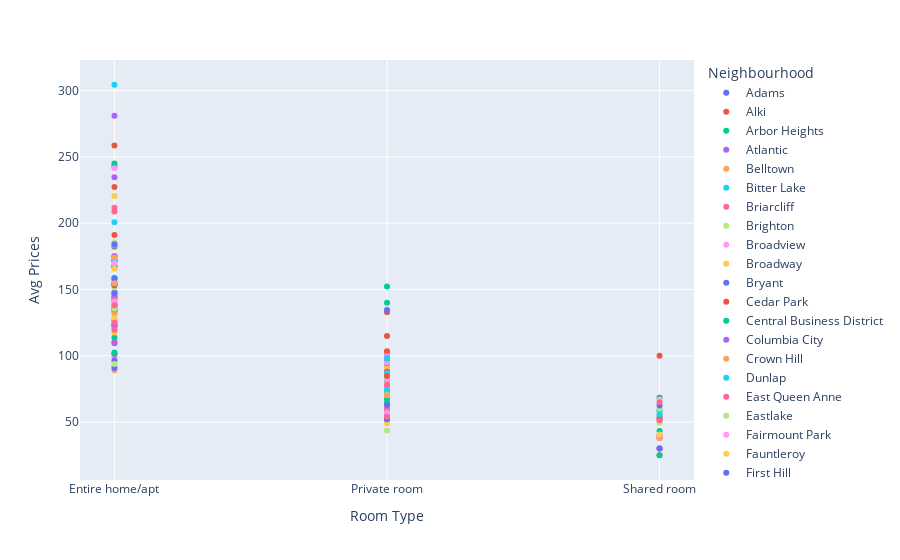

Notebook code for this chart:
### Markdown cell above
#### Question 2 : What about Neighbourhoods? Lets take a look at Neighborhood clusters and prices

### Code cell
# Q2 plot it - trying out plotly express instead of using an iterative for loop to add traces

px.scatter(df_neighbour, x = 'Room Type', y = 'Avg Prices', color='Neighbourhood')

### Figure 1 — Plotly figure (JSON) as saved in the notebook; plotly's stock layout.template omitted (floating-point values rounded to 4 significant figures)
{"data": [{"hovertemplate": "Neighbourhood=Adams<br>Room Type=%{x}<br>Avg Prices=%{y}<extra></extra>", "legendgroup": "Adams", "marker": {"color": "#636efa", "symbol": "circle"}, "mode": "markers", "name": "Adams", "orientation": "v", "showlegend": true, "type": "scatter", "x": ["Entire home/apt", "Private room"], "xaxis": "x", "y": [146.8, 63.14], "yaxis": "y"}, {"hovertemplate": "Neighbourhood=Alki<br>Room Type=%{x}<br>Avg Prices=%{y}<extra></extra>", "legendgroup": "Alki", "marker": {"color": "#EF553B", "symbol": "circle"}, "mode": "markers", "name": "Alki", "orientation": "v", "showlegend": true, "type": "scatter", "x": ["Entire home/apt", "Private room"], "xaxis": "x", "y": [182.2, 132.8], "yaxis": "y"}, {"hovertemplate": "Neighbourhood=Arbor Heights<br>Room Type=%{x}<br>Avg Prices=%{y}<extra></extra>", "legendgroup": "Arbor Heights", "marker": {"color": "#00cc96", "symbol": "circle"}, "mode": "markers", "name": "Arbor Heights", "orientation": "v", "showlegend": true, "type": "scatter", "x": ["Entire home/apt", "Private room"], "xaxis": "x", "y": [175, 54.5], "yaxis": "y"}, {"hovertemplate": "Neighbourhood=Atlantic<br>Room Type=%{x}<br>Avg Prices=%{y}<extra></extra>", "legendgroup": "Atlantic", "marker": {"color": "#ab63fa", "symbol": "circle"}, "mode": "markers", "name": "Atlantic", "orientation": "v", "showlegend": true, "type": "scatter", "x": ["Entire home/apt", "Private room"], "xaxis": "x", "y": [133.4, 68.61], "yaxis": "y"}, {"hovertemplate": "Neighbourhood=Belltown<br>Room Type=%{x}<br>Avg Prices=%{y}<extra></extra>", "legendgroup": "Belltown", "marker": {"color": "#FFA15A", "symbol": "circle"}, "mode": "markers", "name": "Belltown", "orientation": "v", "showlegend": true, "type": "scatter", "x": ["Entire home/apt", "Private room", "Shared room"], "xaxis": "x", "y": [168.9, 92, 55], "yaxis": "y"}, {"hovertemplate": "Neighbourhood=Bitter Lake<br>Room Type=%{x}<br>Avg Prices=%{y}<extra></extra>", "legendgroup": "Bitter Lake", "marker": {"color": "#19d3f3", "symbol": "circle"}, "mode": "markers", "name": "Bitter Lake", "orientation": "v", "showlegend": true, "type": "scatter", "x": ["Entire home/apt", "Private room"], "xaxis": "x", "y": [101.6, 71.38], "yaxis": "y"}, {"hovertemplate": "Neighbourhood=Briarcliff<br>Room Type=%{x}<br>Avg Prices=%{y}<extra></extra>", "legendgroup": "Briarcliff", "marker": {"color": "#FF6692", "symbol": "circle"}, "mode": "markers", "name": "Briarcliff", "orientation": "v", "showlegend": true, "type": "scatter", "x": ["Entire home/apt", "Private room"], "xaxis": "x", "y": [211.7, 88.75], "yaxis": "y"}, {"hovertemplate": "Neighbourhood=Brighton<br>Room Type=%{x}<br>Avg Prices=%{y}<extra></extra>", "legendgroup": "Brighton", "marker": {"color": "#B6E880", "symbol": "circle"}, "mode": "markers", "name": "Brighton", "orientation": "v", "showlegend": true, "type": "scatter", "x": ["Entire home/apt", "Private room", "Shared room"], "xaxis": "x", "y": [132.6, 43.6, 40], "yaxis": "y"}, {"hovertemplate": "Neighbourhood=Broadview<br>Room Type=%{x}<br>Avg Prices=%{y}<extra></extra>", "legendgroup": "Broadview", "marker": {"color": "#FF97FF", "symbol": "circle"}, "mode": "markers", "name": "Broadview", "orientation": "v", "showlegend": true, "type": "scatter", "x": ["Entire home/apt", "Private room"], "xaxis": "x", "y": [118.7, 67.75], "yaxis": "y"}, {"hovertemplate": "Neighbourhood=Broadway<br>Room Type=%{x}<br>Avg Prices=%{y}<extra></extra>", "legendgroup": "Broadway", "marker": {"color": "#FECB52", "symbol": "circle"}, "mode": "markers", "name": "Broadway", "orientation": "v", "showlegend": true, "type": "scatter", "x": ["Entire home/apt", "Private room", "Shared room"], "xaxis": "x", "y": [141.7, 88.49, 49.43], "yaxis": "y"}, {"hovertemplate": "Neighbourhood=Bryant<br>Room Type=%{x}<br>Avg Prices=%{y}<extra></extra>", "legendgroup": "Bryant", "marker": {"color": "#636efa", "symbol": "circle"}, "mode": "markers", "name": "Bryant", "orientation": "v", "showlegend": true, "type": "scatter", "x": ["Entire home/apt", "Private room"], "xaxis": "x", "y": [145, 57.7], "yaxis": "y"}, {"hovertemplate": "Neighbourhood=Cedar Park<br>Room Type=%{x}<br>Avg Prices=%{y}<extra></extra>", "legendgroup": "Cedar Park", "marker": {"color": "#EF553B", "symbol": "circle"}, "mode": "markers", "name": "Cedar Park", "orientation": "v", "showlegend": true, "type": "scatter", "x": ["Entire home/apt", "Private room"], "xaxis": "x", "y": [138, 75.67], "yaxis": "y"}, {"hovertemplate": "Neighbourhood=Central Business District<br>Room Type=%{x}<br>Avg Prices=%{y}<extra></extra>", "legendgroup": "Central Business District", "marker": {"color": "#00cc96", "symbol": "circle"}, "mode": "markers", "name": "Central Business District", "orientation": "v", "showlegend": true, "type": "scatter", "x": ["Entire home/apt", "Private room", "Shared room"], "xaxis": "x", "y": [167.2, 152.2, 52.5], "yaxis": "y"}, {"hovertemplate": "Neighbourhood=Columbia City<br>Room Type=%{x}<br>Avg Prices=%{y}<extra></extra>", "legendgroup": "Columbia City", "marker": {"color": "#ab63fa", "symbol": "circle"}, "mode": "markers", "name": "Columbia City", "orientation": "v", "showlegend": true, "type": "scatter", "x": ["Entire home/apt", "Private room"], "xaxis": "x", "y": [122.6, 61.12], "yaxis": "y"}, {"hovertemplate": "Neighbourhood=Crown Hill<br>Room Type=%{x}<br>Avg Prices=%{y}<extra></extra>", "legendgroup": "Crown Hill", "marker": {"color": "#FFA15A", "symbol": "circle"}, "mode": "markers", "name": "Crown Hill", "orientation": "v", "showlegend": true, "type": "scatter", "x": ["Entire home/apt", "Private room"], "xaxis": "x", "y": [127, 58.17], "yaxis": "y"}, {"hovertemplate": "Neighbourhood=Dunlap<br>Room Type=%{x}<br>Avg Prices=%{y}<extra></extra>", "legendgroup": "Dunlap", "marker": {"color": "#19d3f3", "symbol": "circle"}, "mode": "markers", "name": "Dunlap", "orientation": "v", "showlegend": true, "type": "scatter", "x": ["Entire home/apt", "Private room", "Shared room"], "xaxis": "x", "y": [139.1, 61.7, 58.33], "yaxis": "y"}, {"hovertemplate": "Neighbourhood=East Queen Anne<br>Room Type=%{x}<br>Avg Prices=%{y}<extra></extra>", "legendgroup": "East Queen Anne", "marker": {"color": "#FF6692", "symbol": "circle"}, "mode": "markers", "name": "East Queen Anne", "orientation": "v", "showlegend": true, "type": "scatter", "x": ["Entire home/apt", "Private room", "Shared room"], "xaxis": "x", "y": [172.0, 102.9, 39], "yaxis": "y"}, {"hovertemplate": "Neighbourhood=Eastlake<br>Room Type=%{x}<br>Avg Prices=%{y}<extra></extra>", "legendgroup": "Eastlake", "marker": {"color": "#B6E880", "symbol": "circle"}, "mode": "markers", "name": "Eastlake", "orientation": "v", "showlegend": true, "type": "scatter", "x": ["Entire home/apt", "Private room", "Shared room"], "xaxis": "x", "y": [140.4, 80.25, 50], "yaxis": "y"}, {"hovertemplate": "Neighbourhood=Fairmount Park<br>Room Type=%{x}<br>Avg Prices=%{y}<extra></extra>", "legendgroup": "Fairmount Park", "marker": {"color": "#FF97FF", "symbol": "circle"}, "mode": "markers", "name": "Fairmount Park", "orientation": "v", "showlegend": true, "type": "scatter", "x": ["Entire home/apt", "Private room"], "xaxis": "x", "y": [147.1, 71.71], "yaxis": "y"}, {"hovertemplate": "Neighbourhood=Fauntleroy<br>Room Type=%{x}<br>Avg Prices=%{y}<extra></extra>", "legendgroup": "Fauntleroy", "marker": {"color": "#FECB52", "symbol": "circle"}, "mode": "markers", "name": "Fauntleroy", "orientation": "v", "showlegend": true, "type": "scatter", "x": ["Entire home/apt", "Private room"], "xaxis": "x", "y": [220.5, 79.5], "yaxis": "y"}, {"hovertemplate": "Neighbourhood=First Hill<br>Room Type=%{x}<br>Avg Prices=%{y}<extra></extra>", "legendgroup": "First Hill", "marker": {"color": "#636efa", "symbol": "circle"}, "mode": "markers", "name": "First Hill", "orientation": "v", "showlegend": true, "type": "scatter", "x": ["Entire home/apt", "Private room", "Shared room"], "xaxis": "x", "y": [143.7, 97.17, 68.33], "yaxis": "y"}, {"hovertemplate": "Neighbourhood=Fremont<br>Room Type=%{x}<br>Avg Prices=%{y}<extra></extra>", "legendgroup": "Fremont", "marker": {"color": "#EF553B", "symbol": "circle"}, "mode": "markers", "name": "Fremont", "orientation": "v", "showlegend": true, "type": "scatter", "x": ["Entire home/apt", "Private room", "Shared room"], "xaxis": "x", "y": [155.0, 74.36, 53.33], "yaxis": "y"}, {"hovertemplate": "Neighbourhood=Gatewood<br>Room Type=%{x}<br>Avg Prices=%{y}<extra></extra>", "legendgroup": "Gatewood", "marker": {"color": "#00cc96", "symbol": "circle"}, "mode": "markers", "name": "Gatewood", "orientation": "v", "showlegend": true, "type": "scatter", "x": ["Entire home/apt", "Private room"], "xaxis": "x", "y": [167.5, 81.18], "yaxis": "y"}, {"hovertemplate": "Neighbourhood=Genesee<br>Room Type=%{x}<br>Avg Prices=%{y}<extra></extra>", "legendgroup": "Genesee", "marker": {"color": "#ab63fa", "symbol": "circle"}, "mode": "markers", "name": "Genesee", "orientation": "v", "showlegend": true, "type": "scatter", "x": ["Entire home/apt", "Private room", "Shared room"], "xaxis": "x", "y": [175.1, 64.4, 30], "yaxis": "y"}, {"hovertemplate": "Neighbourhood=Georgetown<br>Room Type=%{x}<br>Avg Prices=%{y}<extra></extra>", "legendgroup": "Georgetown", "marker": {"color": "#FFA15A", "symbol": "circle"}, "mode": "markers", "name": "Georgetown", "orientation": "v", "showlegend": true, "type": "scatter", "x": ["Entire home/apt", "Private room"], "xaxis": "x", "y": [99, 72.86], "yaxis": "y"}, {"hovertemplate": "Neighbourhood=Green Lake<br>Room Type=%{x}<br>Avg Prices=%{y}<extra></extra>", "legendgroup": "Green Lake", "marker": {"color": "#19d3f3", "symbol": "circle"}, "mode": "markers", "name": "Green Lake", "orientation": "v", "showlegend": true, "type": "scatter", "x": ["Entire home/apt", "Private room"], "xaxis": "x", "y": [183, 75.06], "yaxis": "y"}, {"hovertemplate": "Neighbourhood=Greenwood<br>Room Type=%{x}<br>Avg Prices=%{y}<extra></extra>", "legendgroup": "Greenwood", "marker": {"color": "#FF6692", "symbol": "circle"}, "mode": "markers", "name": "Greenwood", "orientation": "v", "showlegend": true, "type": "scatter", "x": ["Entire home/apt", "Private room", "Shared room"], "xaxis": "x", "y": [126.2, 69.22, 25], "yaxis": "y"}, {"hovertemplate": "Neighbourhood=Haller Lake<br>Room Type=%{x}<br>Avg Prices=%{y}<extra></extra>", "legendgroup": "Haller Lake", "marker": {"color": "#B6E880", "symbol": "circle"}, "mode": "markers", "name": "Haller Lake", "orientation": "v", "showlegend": true, "type": "scatter", "x": ["Entire home/apt", "Private room"], "xaxis": "x", "y": [130.1, 63.33], "yaxis": "y"}, {"hovertemplate": "Neighbourhood=Harrison/Denny-Blaine<br>Room Type=%{x}<br>Avg Prices=%{y}<extra></extra>", "legendgroup": "Harrison/Denny-Blaine", "marker": {"color": "#FF97FF", "symbol": "circle"}, "mode": "markers", "name": "Harrison/Denny-Blaine", "orientation": "v", "showlegend": true, "type": "scatter", "x": ["Entire home/apt", "Private room"], "xaxis": "x", "y": [121.9, 102.4], "yaxis": "y"}, {"hovertemplate": "Neighbourhood=High Point<br>Room Type=%{x}<br>Avg Prices=%{y}<extra></extra>", "legendgroup": "High Point", "marker": {"color": "#FECB52", "symbol": "circle"}, "mode": "markers", "name": "High Point", "orientation": "v", "showlegend": true, "type": "scatter", "x": ["Entire home/apt", "Private room"], "xaxis": "x", "y": [124.8, 93], "yaxis": "y"}, {"hovertemplate": "Neighbourhood=Highland Park<br>Room Type=%{x}<br>Avg Prices=%{y}<extra></extra>", "legendgroup": "Highland Park", "marker": {"color": "#636efa", "symbol": "circle"}, "mode": "markers", "name": "Highland Park", "orientation": "v", "showlegend": true, "type": "scatter", "x": ["Entire home/apt", "Private room"], "xaxis": "x", "y": [96.4, 77.83], "yaxis": "y"}, {"hovertemplate": "Neighbourhood=Holly Park<br>Room Type=%{x}<br>Avg Prices=%{y}<extra></extra>", "legendgroup": "Holly Park", "marker": {"color": "#EF553B", "symbol": "circle"}, "mode": "markers", "name": "Holly Park", "orientation": "v", "showlegend": true, "type": "scatter", "x": ["Entire home/apt", "Private room"], "xaxis": "x", "y": [242.7, 51.67], "yaxis": "y"}, {"hovertemplate": "Neighbourhood=Industrial District<br>Room Type=%{x}<br>Avg Prices=%{y}<extra></extra>", "legendgroup": "Industrial District", "marker": {"color": "#00cc96", "symbol": "circle"}, "mode": "markers", "name": "Industrial District", "orientation": "v", "showlegend": true, "type": "scatter", "x": ["Entire home/apt", "Private room", "Shared room"], "xaxis": "x", "y": [245, 140, 25], "yaxis": "y"}, {"hovertemplate": "Neighbourhood=Interbay<br>Room Type=%{x}<br>Avg Prices=%{y}<extra></extra>", "legendgroup": "Interbay", "marker": {"color": "#ab63fa", "symbol": "circle"}, "mode": "markers", "name": "Interbay", "orientation": "v", "showlegend": true, "type": "scatter", "x": ["Entire home/apt", "Private room"], "xaxis": "x", "y": [153.8, 73], "yaxis": "y"}, {"hovertemplate": "Neighbourhood=International District<br>Room Type=%{x}<br>Avg Prices=%{y}<extra></extra>", "legendgroup": "International District", "marker": {"color": "#FFA15A", "symbol": "circle"}, "mode": "markers", "name": "International District", "orientation": "v", "showlegend": true, "type": "scatter", "x": ["Entire home/apt", "Private room", "Shared room"], "xaxis": "x", "y": [132.3, 85.33, 40], "yaxis": "y"}, {"hovertemplate": "Neighbourhood=Laurelhurst<br>Room Type=%{x}<br>Avg Prices=%{y}<extra></extra>", "legendgroup": "Laurelhurst", "marker": {"color": "#19d3f3", "symbol": "circle"}, "mode": "markers", "name": "Laurelhurst", "orientation": "v", "showlegend": true, "type": "scatter", "x": ["Entire home/apt", "Private room"], "xaxis": "x", "y": [135, 68.5], "yaxis": "y"}, {"hovertemplate": "Neighbourhood=Lawton Park<br>Room Type=%{x}<br>Avg Prices=%{y}<extra></extra>", "legendgroup": "Lawton Park", "marker": {"color": "#FF6692", "symbol": "circle"}, "mode": "markers", "name": "Lawton Park", "orientation": "v", "showlegend": true, "type": "scatter", "x": ["Entire home/apt", "Private room", "Shared room"], "xaxis": "x", "y": [208.8, 58.09, 30], "yaxis": "y"}, {"hovertemplate": "Neighbourhood=Leschi<br>Room Type=%{x}<br>Avg Prices=%{y}<extra></extra>", "legendgroup": "Leschi", "marker": {"color": "#B6E880", "symbol": "circle"}, "mode": "markers", "name": "Leschi", "orientation": "v", "showlegend": true, "type": "scatter", "x": ["Entire home/apt", "Private room"], "xaxis": "x", "y": [185.5, 67.61], "yaxis": "y"}, {"hovertemplate": "Neighbourhood=Lower Queen Anne<br>Room Type=%{x}<br>Avg Prices=%{y}<extra></extra>", "legendgroup": "Lower Queen Anne", "marker": {"color": "#FF97FF", "symbol": "circle"}, "mode": "markers", "name": "Lower Queen Anne", "orientation": "v", "showlegend": true, "type": "scatter", "x": ["Entire home/apt", "Private room", "Shared room"], "xaxis": "x", "y": [148.3, 99.06, 38], "yaxis": "y"}, {"hovertemplate": "Neighbourhood=Loyal Heights<br>Room Type=%{x}<br>Avg Prices=%{y}<extra></extra>", "legendgroup": "Loyal Heights", "marker": {"color": "#FECB52", "symbol": "circle"}, "mode": "markers", "name": "Loyal Heights", "orientation": "v", "showlegend": true, "type": "scatter", "x": ["Entire home/apt", "Private room"], "xaxis": "x", "y": [139.9, 64.33], "yaxis": "y"}, {"hovertemplate": "Neighbourhood=Madison Park<br>Room Type=%{x}<br>Avg Prices=%{y}<extra></extra>", "legendgroup": "Madison Park", "marker": {"color": "#636efa", "symbol": "circle"}, "mode": "markers", "name": "Madison Park", "orientation": "v", "showlegend": true, "type": "scatter", "x": ["Entire home/apt", "Private room", "Shared room"], "xaxis": "x", "y": [147.5, 100, 30], "yaxis": "y"}, {"hovertemplate": "Neighbourhood=Madrona<br>Room Type=%{x}<br>Avg Prices=%{y}<extra></extra>", "legendgroup": "Madrona", "marker": {"color": "#EF553B", "symbol": "circle"}, "mode": "markers", "name": "Madrona", "orientation": "v", "showlegend": true, "type": "scatter", "x": ["Entire home/apt", "Private room"], "xaxis": "x", "y": [191.2, 88], "yaxis": "y"}, {"hovertemplate": "Neighbourhood=Mann<br>Room Type=%{x}<br>Avg Prices=%{y}<extra></extra>", "legendgroup": "Mann", "marker": {"color": "#00cc96", "symbol": "circle"}, "mode": "markers", "name": "Mann", "orientation": "v", "showlegend": true, "type": "scatter", "x": ["Entire home/apt", "Private room", "Shared room"], "xaxis": "x", "y": [158.9, 84.78, 59], "yaxis": "y"}, {"hovertemplate": "Neighbourhood=Maple Leaf<br>Room Type=%{x}<br>Avg Prices=%{y}<extra></extra>", "legendgroup": "Maple Leaf", "marker": {"color": "#ab63fa", "symbol": "circle"}, "mode": "markers", "name": "Maple Leaf", "orientation": "v", "showlegend": true, "type": "scatter", "x": ["Entire home/apt", "Private room", "Shared room"], "xaxis": "x", "y": [101.3, 64.24, 38], "yaxis": "y"}, {"hovertemplate": "Neighbourhood=Matthews Beach<br>Room Type=%{x}<br>Avg Prices=%{y}<extra></extra>", "legendgroup": "Matthews Beach", "marker": {"color": "#FFA15A", "symbol": "circle"}, "mode": "markers", "name": "Matthews Beach", "orientation": "v", "showlegend": true, "type": "scatter", "x": ["Entire home/apt", "Private room"], "xaxis": "x", "y": [137.4, 65.5], "yaxis": "y"}, {"hovertemplate": "Neighbourhood=Meadowbrook<br>Room Type=%{x}<br>Avg Prices=%{y}<extra></extra>", "legendgroup": "Meadowbrook", "marker": {"color": "#19d3f3", "symbol": "circle"}, "mode": "markers", "name": "Meadowbrook", "orientation": "v", "showlegend": true, "type": "scatter", "x": ["Entire home/apt", "Private room"], "xaxis": "x", "y": [135.2, 53], "yaxis": "y"}, {"hovertemplate": "Neighbourhood=Mid-Beacon Hill<br>Room Type=%{x}<br>Avg Prices=%{y}<extra></extra>", "legendgroup": "Mid-Beacon Hill", "marker": {"color": "#FF6692", "symbol": "circle"}, "mode": "markers", "name": "Mid-Beacon Hill", "orientation": "v", "showlegend": true, "type": "scatter", "x": ["Entire home/apt", "Private room"], "xaxis": "x", "y": [110.6, 53.06], "yaxis": "y"}, {"hovertemplate": "Neighbourhood=Minor<br>Room Type=%{x}<br>Avg Prices=%{y}<extra></extra>", "legendgroup": "Minor", "marker": {"color": "#B6E880", "symbol": "circle"}, "mode": "markers", "name": "Minor", "orientation": "v", "showlegend": true, "type": "scatter", "x": ["Entire home/apt", "Private room", "Shared room"], "xaxis": "x", "y": [155.9, 78.88, 59.67], "yaxis": "y"}, {"hovertemplate": "Neighbourhood=Montlake<br>Room Type=%{x}<br>Avg Prices=%{y}<extra></extra>", "legendgroup": "Montlake", "marker": {"color": "#FF97FF", "symbol": "circle"}, "mode": "markers", "name": "Montlake", "orientation": "v", "showlegend": true, "type": "scatter", "x": ["Entire home/apt", "Private room"], "xaxis": "x", "y": [241.5, 82.14], "yaxis": "y"}, {"hovertemplate": "Neighbourhood=Mount Baker<br>Room Type=%{x}<br>Avg Prices=%{y}<extra></extra>", "legendgroup": "Mount Baker", "marker": {"color": "#FECB52", "symbol": "circle"}, "mode": "markers", "name": "Mount Baker", "orientation": "v", "showlegend": true, "type": "scatter", "x": ["Entire home/apt", "Private room"], "xaxis": "x", "y": [128.1, 66.04], "yaxis": "y"}, {"hovertemplate": "Neighbourhood=North Admiral<br>Room Type=%{x}<br>Avg Prices=%{y}<extra></extra>", "legendgroup": "North Admiral", "marker": {"color": "#636efa", "symbol": "circle"}, "mode": "markers", "name": "North Admiral", "orientation": "v", "showlegend": true, "type": "scatter", "x": ["Entire home/apt", "Private room"], "xaxis": "x", "y": [171.6, 94.44], "yaxis": "y"}, {"hovertemplate": "Neighbourhood=North Beach/Blue Ridge<br>Room Type=%{x}<br>Avg Prices=%{y}<extra></extra>", "legendgroup": "North Beach/Blue Ridge", "marker": {"color": "#EF553B", "symbol": "circle"}, "mode": "markers", "name": "North Beach/Blue Ridge", "orientation": "v", "showlegend": true, "type": "scatter", "x": ["Entire home/apt", "Private room"], "xaxis": "x", "y": [135.1, 103.3], "yaxis": "y"}, {"hovertemplate": "Neighbourhood=North Beacon Hill<br>Room Type=%{x}<br>Avg Prices=%{y}<extra></extra>", "legendgroup": "North Beacon Hill", "marker": {"color": "#00cc96", "symbol": "circle"}, "mode": "markers", "name": "North Beacon Hill", "orientation": "v", "showlegend": true, "type": "scatter", "x": ["Entire home/apt", "Private room", "Shared room"], "xaxis": "x", "y": [123.2, 74.24, 43.33], "yaxis": "y"}, {"hovertemplate": "Neighbourhood=North College Park<br>Room Type=%{x}<br>Avg Prices=%{y}<extra></extra>", "legendgroup": "North College Park", "marker": {"color": "#ab63fa", "symbol": "circle"}, "mode": "markers", "name": "North College Park", "orientation": "v", "showlegend": true, "type": "scatter", "x": ["Entire home/apt", "Private room"], "xaxis": "x", "y": [109.5, 74.27], "yaxis": "y"}, {"hovertemplate": "Neighbourhood=North Delridge<br>Room Type=%{x}<br>Avg Prices=%{y}<extra></extra>", "legendgroup": "North Delridge", "marker": {"color": "#FFA15A", "symbol": "circle"}, "mode": "markers", "name": "North Delridge", "orientation": "v", "showlegend": true, "type": "scatter", "x": ["Entire home/apt", "Private room"], "xaxis": "x", "y": [89, 60.14], "yaxis": "y"}, {"hovertemplate": "Neighbourhood=North Queen Anne<br>Room Type=%{x}<br>Avg Prices=%{y}<extra></extra>", "legendgroup": "North Queen Anne", "marker": {"color": "#19d3f3", "symbol": "circle"}, "mode": "markers", "name": "North Queen Anne", "orientation": "v", "showlegend": true, "type": "scatter", "x": ["Entire home/apt", "Private room"], "xaxis": "x", "y": [172.4, 86.79], "yaxis": "y"}, {"hovertemplate": "Neighbourhood=Olympic Hills<br>Room Type=%{x}<br>Avg Prices=%{y}<extra></extra>", "legendgroup": "Olympic Hills", "marker": {"color": "#FF6692", "symbol": "circle"}, "mode": "markers", "name": "Olympic Hills", "orientation": "v", "showlegend": true, "type": "scatter", "x": ["Entire home/apt", "Private room"], "xaxis": "x", "y": [142.7, 55.31], "yaxis": "y"}, {"hovertemplate": "Neighbourhood=Phinney Ridge<br>Room Type=%{x}<br>Avg Prices=%{y}<extra></extra>", "legendgroup": "Phinney Ridge", "marker": {"color": "#B6E880", "symbol": "circle"}, "mode": "markers", "name": "Phinney Ridge", "orientation": "v", "showlegend": true, "type": "scatter", "x": ["Entire home/apt", "Private room", "Shared room"], "xaxis": "x", "y": [151.6, 75.3, 67], "yaxis": "y"}, {"hovertemplate": "Neighbourhood=Pike-Market<br>Room Type=%{x}<br>Avg Prices=%{y}<extra></extra>", "legendgroup": "Pike-Market", "marker": {"color": "#FF97FF", "symbol": "circle"}, "mode": "markers", "name": "Pike-Market", "orientation": "v", "showlegend": true, "type": "scatter", "x": ["Entire home/apt", "Private room", "Shared room"], "xaxis": "x", "y": [169.8, 95, 39.5], "yaxis": "y"}, {"hovertemplate": "Neighbourhood=Pinehurst<br>Room Type=%{x}<br>Avg Prices=%{y}<extra></extra>", "legendgroup": "Pinehurst", "marker": {"color": "#FECB52", "symbol": "circle"}, "mode": "markers", "name": "Pinehurst", "orientation": "v", "showlegend": true, "type": "scatter", "x": ["Entire home/apt", "Private room"], "xaxis": "x", "y": [138, 55], "yaxis": "y"}, {"hovertemplate": "Neighbourhood=Pioneer Square<br>Room Type=%{x}<br>Avg Prices=%{y}<extra></extra>", "legendgroup": "Pioneer Square", "marker": {"color": "#636efa", "symbol": "circle"}, "mode": "markers", "name": "Pioneer Square", "orientation": "v", "showlegend": true, "type": "scatter", "x": ["Entire home/apt", "Private room", "Shared room"], "xaxis": "x", "y": [184.2, 134.5, 62.5], "yaxis": "y"}, {"hovertemplate": "Neighbourhood=Portage Bay<br>Room Type=%{x}<br>Avg Prices=%{y}<extra></extra>", "legendgroup": "Portage Bay", "marker": {"color": "#EF553B", "symbol": "circle"}, "mode": "markers", "name": "Portage Bay", "orientation": "v", "showlegend": true, "type": "scatter", "x": ["Entire home/apt", "Private room"], "xaxis": "x", "y": [258.6, 115], "yaxis": "y"}, {"hovertemplate": "Neighbourhood=Rainier Beach<br>Room Type=%{x}<br>Avg Prices=%{y}<extra></extra>", "legendgroup": "Rainier Beach", "marker": {"color": "#00cc96", "symbol": "circle"}, "mode": "markers", "name": "Rainier Beach", "orientation": "v", "showlegend": true, "type": "scatter", "x": ["Entire home/apt", "Private room"], "xaxis": "x", "y": [113.8, 55.64], "yaxis": "y"}, {"hovertemplate": "Neighbourhood=Ravenna<br>Room Type=%{x}<br>Avg Prices=%{y}<extra></extra>", "legendgroup": "Ravenna", "marker": {"color": "#ab63fa", "symbol": "circle"}, "mode": "markers", "name": "Ravenna", "orientation": "v", "showlegend": true, "type": "scatter", "x": ["Entire home/apt", "Private room"], "xaxis": "x", "y": [122.4, 55.97], "yaxis": "y"}, {"hovertemplate": "Neighbourhood=Riverview<br>Room Type=%{x}<br>Avg Prices=%{y}<extra></extra>", "legendgroup": "Riverview", "marker": {"color": "#FFA15A", "symbol": "circle"}, "mode": "markers", "name": "Riverview", "orientation": "v", "showlegend": true, "type": "scatter", "x": ["Entire home/apt", "Private room"], "xaxis": "x", "y": [91.8, 61.67], "yaxis": "y"}, {"hovertemplate": "Neighbourhood=Roosevelt<br>Room Type=%{x}<br>Avg Prices=%{y}<extra></extra>", "legendgroup": "Roosevelt", "marker": {"color": "#19d3f3", "symbol": "circle"}, "mode": "markers", "name": "Roosevelt", "orientation": "v", "showlegend": true, "type": "scatter", "x": ["Entire home/apt", "Private room", "Shared room"], "xaxis": "x", "y": [158.3, 74.43, 56], "yaxis": "y"}, {"hovertemplate": "Neighbourhood=Roxhill<br>Room Type=%{x}<br>Avg Prices=%{y}<extra></extra>", "legendgroup": "Roxhill", "marker": {"color": "#FF6692", "symbol": "circle"}, "mode": "markers", "name": "Roxhill", "orientation": "v", "showlegend": true, "type": "scatter", "x": ["Entire home/apt", "Private room"], "xaxis": "x", "y": [125, 60], "yaxis": "y"}, {"hovertemplate": "Neighbourhood=Seaview<br>Room Type=%{x}<br>Avg Prices=%{y}<extra></extra>", "legendgroup": "Seaview", "marker": {"color": "#B6E880", "symbol": "circle"}, "mode": "markers", "name": "Seaview", "orientation": "v", "showlegend": true, "type": "scatter", "x": ["Entire home/apt", "Private room"], "xaxis": "x", "y": [135.6, 66], "yaxis": "y"}, {"hovertemplate": "Neighbourhood=Seward Park<br>Room Type=%{x}<br>Avg Prices=%{y}<extra></extra>", "legendgroup": "Seward Park", "marker": {"color": "#FF97FF", "symbol": "circle"}, "mode": "markers", "name": "Seward Park", "orientation": "v", "showlegend": true, "type": "scatter", "x": ["Entire home/apt", "Private room"], "xaxis": "x", "y": [141.0, 56.88], "yaxis": "y"}, {"hovertemplate": "Neighbourhood=South Beacon Hill<br>Room Type=%{x}<br>Avg Prices=%{y}<extra></extra>", "legendgroup": "South Beacon Hill", "marker": {"color": "#FECB52", "symbol": "circle"}, "mode": "markers", "name": "South Beacon Hill", "orientation": "v", "showlegend": true, "type": "scatter", "x": ["Entire home/apt", "Private room"], "xaxis": "x", "y": [117.5, 49], "yaxis": "y"}, {"hovertemplate": "Neighbourhood=South Delridge<br>Room Type=%{x}<br>Avg Prices=%{y}<extra></extra>", "legendgroup": "South Delridge", "marker": {"color": "#636efa", "symbol": "circle"}, "mode": "markers", "name": "South Delridge", "orientation": "v", "showlegend": true, "type": "scatter", "x": ["Entire home/apt", "Private room"], "xaxis": "x", "y": [90.71, 52.2], "yaxis": "y"}, {"hovertemplate": "Neighbourhood=South Lake Union<br>Room Type=%{x}<br>Avg Prices=%{y}<extra></extra>", "legendgroup": "South Lake Union", "marker": {"color": "#EF553B", "symbol": "circle"}, "mode": "markers", "name": "South Lake Union", "orientation": "v", "showlegend": true, "type": "scatter", "x": ["Entire home/apt", "Private room", "Shared room"], "xaxis": "x", "y": [153.3, 99.86, 100], "yaxis": "y"}, {"hovertemplate": "Neighbourhood=South Park<br>Room Type=%{x}<br>Avg Prices=%{y}<extra></extra>", "legendgroup": "South Park", "marker": {"color": "#00cc96", "symbol": "circle"}, "mode": "markers", "name": "South Park", "orientation": "v", "showlegend": true, "type": "scatter", "x": ["Entire home/apt", "Private room"], "xaxis": "x", "y": [102.5, 65], "yaxis": "y"}, {"hovertemplate": "Neighbourhood=Southeast Magnolia<br>Room Type=%{x}<br>Avg Prices=%{y}<extra></extra>", "legendgroup": "Southeast Magnolia", "marker": {"color": "#ab63fa", "symbol": "circle"}, "mode": "markers", "name": "Southeast Magnolia", "orientation": "v", "showlegend": true, "type": "scatter", "x": ["Entire home/apt", "Private room"], "xaxis": "x", "y": [281, 71.5], "yaxis": "y"}, {"hovertemplate": "Neighbourhood=Stevens<br>Room Type=%{x}<br>Avg Prices=%{y}<extra></extra>", "legendgroup": "Stevens", "marker": {"color": "#FFA15A", "symbol": "circle"}, "mode": "markers", "name": "Stevens", "orientation": "v", "showlegend": true, "type": "scatter", "x": ["Entire home/apt", "Private room", "Shared room"], "xaxis": "x", "y": [174.0, 99.5, 38.06], "yaxis": "y"}, {"hovertemplate": "Neighbourhood=Sunset Hill<br>Room Type=%{x}<br>Avg Prices=%{y}<extra></extra>", "legendgroup": "Sunset Hill", "marker": {"color": "#19d3f3", "symbol": "circle"}, "mode": "markers", "name": "Sunset Hill", "orientation": "v", "showlegend": true, "type": "scatter", "x": ["Entire home/apt", "Private room"], "xaxis": "x", "y": [304.4, 73.4], "yaxis": "y"}, {"hovertemplate": "Neighbourhood=University District<br>Room Type=%{x}<br>Avg Prices=%{y}<extra></extra>", "legendgroup": "University District", "marker": {"color": "#FF6692", "symbol": "circle"}, "mode": "markers", "name": "University District", "orientation": "v", "showlegend": true, "type": "scatter", "x": ["Entire home/apt", "Private room", "Shared room"], "xaxis": "x", "y": [119.6, 54.11, 51.4], "yaxis": "y"}, {"hovertemplate": "Neighbourhood=Victory Heights<br>Room Type=%{x}<br>Avg Prices=%{y}<extra></extra>", "legendgroup": "Victory Heights", "marker": {"color": "#B6E880", "symbol": "circle"}, "mode": "markers", "name": "Victory Heights", "orientation": "v", "showlegend": true, "type": "scatter", "x": ["Entire home/apt", "Private room"], "xaxis": "x", "y": [93.86, 70.62], "yaxis": "y"}, {"hovertemplate": "Neighbourhood=View Ridge<br>Room Type=%{x}<br>Avg Prices=%{y}<extra></extra>", "legendgroup": "View Ridge", "marker": {"color": "#FF97FF", "symbol": "circle"}, "mode": "markers", "name": "View Ridge", "orientation": "v", "showlegend": true, "type": "scatter", "x": ["Entire home/apt", "Private room"], "xaxis": "x", "y": [154.8, 99.5], "yaxis": "y"}, {"hovertemplate": "Neighbourhood=Wallingford<br>Room Type=%{x}<br>Avg Prices=%{y}<extra></extra>", "legendgroup": "Wallingford", "marker": {"color": "#FECB52", "symbol": "circle"}, "mode": "markers", "name": "Wallingford", "orientation": "v", "showlegend": true, "type": "scatter", "x": ["Entire home/apt", "Private room", "Shared room"], "xaxis": "x", "y": [165.6, 67.21, 40.63], "yaxis": "y"}, {"hovertemplate": "Neighbourhood=Wedgwood<br>Room Type=%{x}<br>Avg Prices=%{y}<extra></extra>", "legendgroup": "Wedgwood", "marker": {"color": "#636efa", "symbol": "circle"}, "mode": "markers", "name": "Wedgwood", "orientation": "v", "showlegend": true, "type": "scatter", "x": ["Entire home/apt", "Private room"], "xaxis": "x", "y": [158, 62.89], "yaxis": "y"}, {"hovertemplate": "Neighbourhood=West Queen Anne<br>Room Type=%{x}<br>Avg Prices=%{y}<extra></extra>", "legendgroup": "West Queen Anne", "marker": {"color": "#EF553B", "symbol": "circle"}, "mode": "markers", "name": "West Queen Anne", "orientation": "v", "showlegend": true, "type": "scatter", "x": ["Entire home/apt", "Private room"], "xaxis": "x", "y": [227.3, 84.67], "yaxis": "y"}, {"hovertemplate": "Neighbourhood=West Woodland<br>Room Type=%{x}<br>Avg Prices=%{y}<extra></extra>", "legendgroup": "West Woodland", "marker": {"color": "#00cc96", "symbol": "circle"}, "mode": "markers", "name": "West Woodland", "orientation": "v", "showlegend": true, "type": "scatter", "x": ["Entire home/apt", "Private room"], "xaxis": "x", "y": [154.3, 67.23], "yaxis": "y"}, {"hovertemplate": "Neighbourhood=Westlake<br>Room Type=%{x}<br>Avg Prices=%{y}<extra></extra>", "legendgroup": "Westlake", "marker": {"color": "#ab63fa", "symbol": "circle"}, "mode": "markers", "name": "Westlake", "orientation": "v", "showlegend": true, "type": "scatter", "x": ["Entire home/apt", "Private room"], "xaxis": "x", "y": [234.6, 98.2], "yaxis": "y"}, {"hovertemplate": "Neighbourhood=Whittier Heights<br>Room Type=%{x}<br>Avg Prices=%{y}<extra></extra>", "legendgroup": "Whittier Heights", "marker": {"color": "#FFA15A", "symbol": "circle"}, "mode": "markers", "name": "Whittier Heights", "orientation": "v", "showlegend": true, "type": "scatter", "x": ["Entire home/apt", "Private room"], "xaxis": "x", "y": [154.6, 70.25], "yaxis": "y"}, {"hovertemplate": "Neighbourhood=Windermere<br>Room Type=%{x}<br>Avg Prices=%{y}<extra></extra>", "legendgroup": "Windermere", "marker": {"color": "#19d3f3", "symbol": "circle"}, "mode": "markers", "name": "Windermere", "orientation": "v", "showlegend": true, "type": "scatter", "x": ["Entire home/apt", "Private room"], "xaxis": "x", "y": [200.7, 98], "yaxis": "y"}, {"hovertemplate": "Neighbourhood=Yesler Terrace<br>Room Type=%{x}<br>Avg Prices=%{y}<extra></extra>", "legendgroup": "Yesler Terrace", "marker": {"color": "#FF6692", "symbol": "circle"}, "mode": "markers", "name": "Yesler Terrace", "orientation": "v", "showlegend": true, "type": "scatter", "x": ["Entire home/apt", "Private room", "Shared room"], "xaxis": "x", "y": [138.2, 78.2, 65], "yaxis": "y"}], "layout": {"legend": {"title": {"text": "Neighbourhood"}, "tracegroupgap": 0}, "margin": {"t": 60}, "xaxis": {"anchor": "y", "domain": [0, 1], "title": {"text": "Room Type"}}, "yaxis": {"anchor": "x", "domain": [0, 1], "title": {"text": "Avg Prices"}}}}
